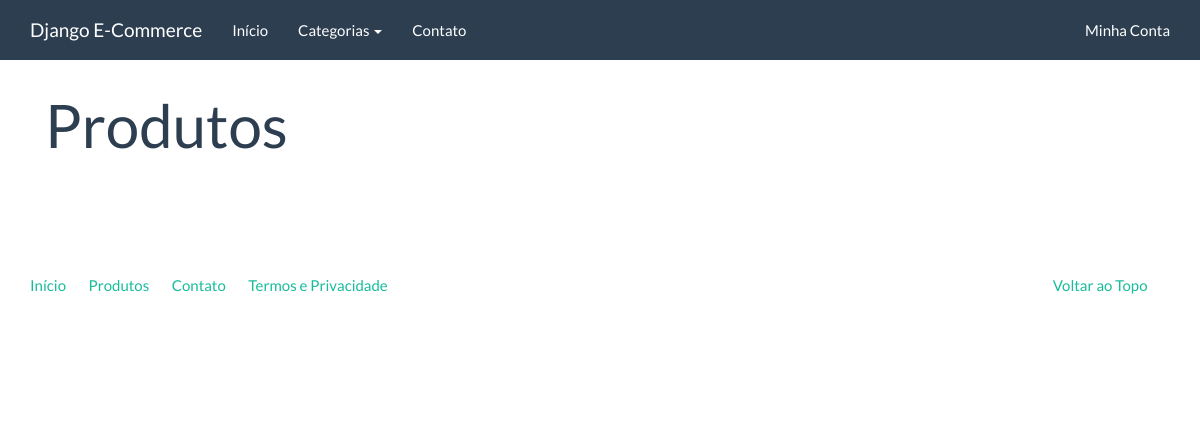
Page /catalogo/ on the earlier database version.
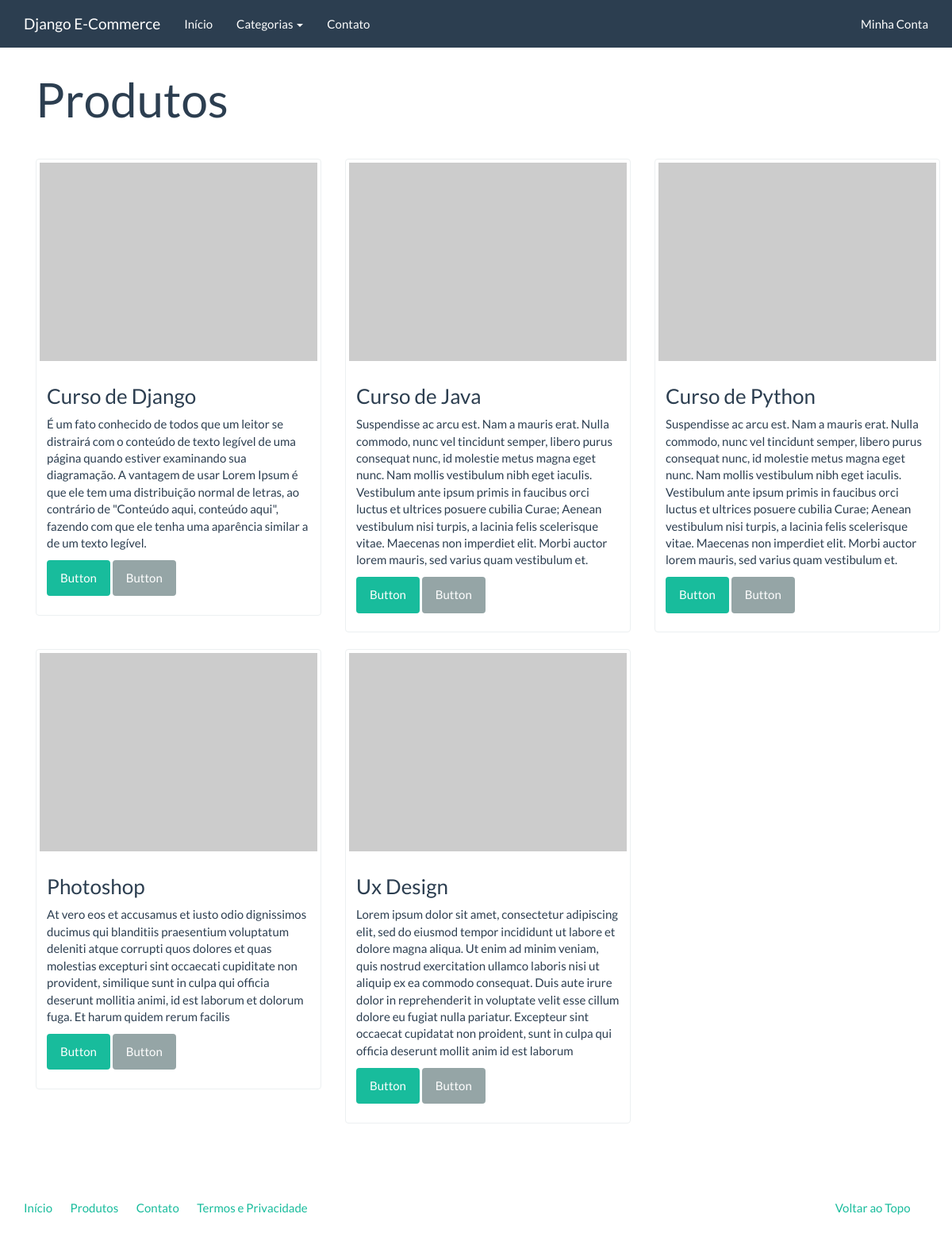
Same page on the later database version.
### catalog/models.py (models this page shows)
class Product(models.Model):
    name = models.CharField('Nome', max_length=100)
    slug = models.SlugField('Identificador', max_length=100)
    category = models.ForeignKey('catalog.Category', verbose_name= 'Categoria')
    description = models.TextField('Descrição', blank=True)
    price = models.DecimalField('Preço', decimal_places=2, max_digits=8)
    created = models.DateTimeField('Criado em', auto_now_add=True) #Ao criar o modelo, ele seta a data atual
    modified = models.DateTimeField('Modificado em', auto_now=True) # ao ser salvo, ele seta a data atual
    class Meta:
        verbose_name = 'Produto'
        verbose_name_plural = 'Produtos'
        ordering = ['name']
    def __str__(self):
        return self.name
    def get_absolute_url(self):
        return reverse('catalog:product', kwargs={'slug': self.slug})

### catalog/views.py (the view)
def product_list(request):
    context = {
        'products':Product.objects.all(),
    }
    return render(request,'catalog/product_list.html',context)

### catalog/context_processors.py (called while the page is built)
def categories(request):
    return{
    'categories': Category.objects.all()
}

### catalog/models.py (called while the page is built)
    def __str__(self):
        return self.name  # altera o termo Object para o nome do objeto

    def get_absolute_url(self): #retorna a url para a chamada nos templates
        return reverse('catalog:category', kwargs={'slug': self.slug})

### catalog/templates/catalog/product_list.html (shortened to what this page needs)
{% extends "base.html" %}
{% block container %}
  <div class="container">
      <div class="page-header">
          <h1>Produtos</h1>
      </div>
      <div class="row">
          {% for product in products  %}
          <div class="col-sm-6 col-md-4">
              <div class="thumbnail">
                  <a href="{{ product.get_absolute_url }}">
                      <img src="http://placehold.it/350x250" alt="" />
                  </a>
                  <div class="caption">
                      <h3>{{product}}</h3>
                      <p>{{ product.description|linebreaks }}</p>
                      <p><a href="{{ product.get_absolute_url }}" class="btn btn-success" role="button">Button</a>
                        <a href="#" class="btn btn-default" role="button">Button</a></p>
                  </div>
              </div>
          </div>
        {% endfor %}
        </div>
    </div>
{% endblock container %}

### core/templates/base.html (shortened to what this page needs)
<!DOCTYPE html>
{% load static %}
<html lang="en">
<head>
	<link rel="stylesheet" href="{% static 'assets/bootstrap.min.css' %}" media="screen" />
	<link rel="stylesheet" href="{% static 'assets/custom.min.css' %}" media="screen" />
</head>
<body>
    <div class="navbar navbar-default navbar-fixed-top">
      <div class="container">
        <div class="navbar-header">
          <a href="{% url 'index' %}" class="navbar-brand">Django E-Commerce</a>
        </div>
        <div class="navbar-collapse collapse" id="navbar-main">
          <ul class="nav navbar-nav">
            <li>
              <a href="{% url 'index' %}">Início</a>
            </li>
            <li class="dropdown">
              <a class="dropdown-toggle" data-toggle="dropdown" href="#" id="download">Categorias <span class="caret"></span></a>
            </li>
			<li>
				<a href="{% url 'contact' %}">Contato</a>
			</li>
          </ul>
          <ul class="nav navbar-nav navbar-right">
            <li><a href="#">Minha Conta</a></li>
          </ul>
        </div>
      </div>
    </div>
    <div class="container">
      {% block container %}
      {% endblock container %}
		<footer>
			<div class="row">
			  <div class="col-lg-12">
			    <ul class="list-unstyled">
			      <li class="pull-right"><a href="#top">Voltar ao Topo</a></li>
			      <li><a href="{% url 'index' %}">Início</a></li>
            <li><a href="{% url 'catalog:product_list' %}">Produtos</a></li>
			      <li><a href="{% url 'contact' %}">Contato</a></li>
			      <li><a href="">Termos e Privacidade</a></li>
			    </ul>
			  </div>
			</div>
		</footer>
	</div>
</body>
</html>

Differences in the rows shown:
added Product: name "Curso de Django", description "É um fato conhecido de todos que um leitor se distrairá com o conteúdo de texto legível de uma página quando estiver examinando sua diagramação. A vantagem de usar Lorem Ipsum é que ele tem uma distribuição normal de letras, ao contrário de \"Conteúdo aqui, conteúdo aqui\", fazendo com que ele tenha uma aparência similar a de um texto legível."
added Product: name "Curso de Java", description "Suspendisse ac arcu est. Nam a mauris erat. Nulla commodo, nunc vel tincidunt semper, libero purus consequat nunc, id molestie metus magna eget nunc. Nam mollis vestibulum nibh eget iaculis. Vestibulum ante ipsum primis in faucibus orci luctus et ultrices posuere cubilia Curae; Aenean vestibulum nisi turpis, a lacinia felis scelerisque vitae. Maecenas non imperdiet elit. Morbi auctor lorem mauris, sed varius quam vestibulum et."
added Product: name "Curso de Python", description "Suspendisse ac arcu est. Nam a mauris erat. Nulla commodo, nunc vel tincidunt semper, libero purus consequat nunc, id molestie metus magna eget nunc. Nam mollis vestibulum nibh eget iaculis. Vestibulum ante ipsum primis in faucibus orci luctus et ultrices posuere cubilia Curae; Aenean vestibulum nisi turpis, a lacinia felis scelerisque vitae. Maecenas non imperdiet elit. Morbi auctor lorem mauris, sed varius quam vestibulum et."
added Product: name "Photoshop", description "At vero eos et accusamus et iusto odio dignissimos ducimus qui blanditiis praesentium voluptatum deleniti atque corrupti quos dolores et quas molestias excepturi sint occaecati cupiditate non provident, similique sunt in culpa qui officia deserunt mollitia animi, id est laborum et dolorum fuga. Et harum quidem rerum facilis"
added Product: name "Ux Design", description "Lorem ipsum dolor sit amet, consectetur adipiscing elit, sed do eiusmod tempor incididunt ut labore et dolore magna aliqua. Ut enim ad minim veniam, quis nostrud exercitation ullamco laboris nisi ut aliquip ex ea commodo consequat. Duis aute irure dolor in reprehenderit in voluptate velit esse cillum dolore eu fugiat nulla pariatur. Excepteur sint occaecat cupidatat non proident, sunt in culpa qui officia deserunt mollit anim id est laborum"
